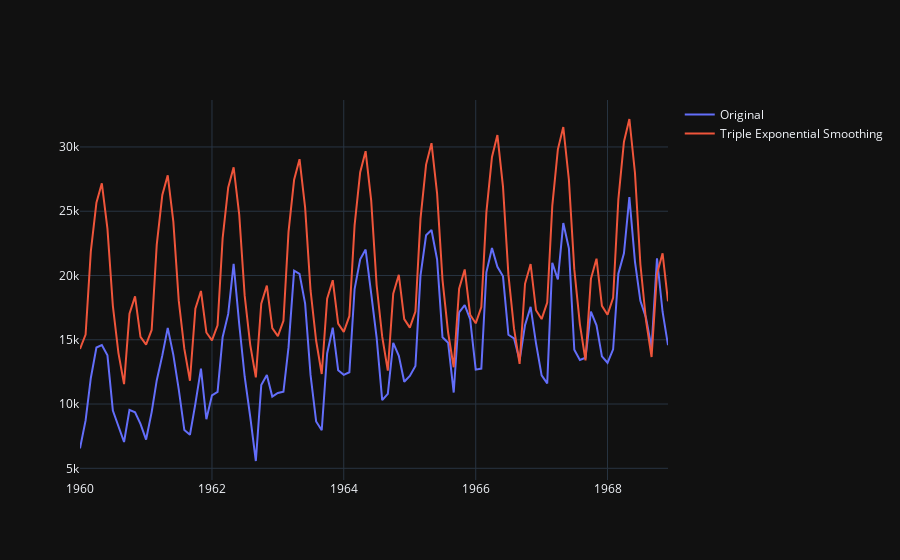

Source (notebook cell):
### Code cell
iplot(Figure(data=[Scatter(x = s.index,
                           y = s.values,
                           name = 'Original'),
                   Scatter(x=s.index,
                           y = predictions3,
                           name = 'Triple Exponential Smoothing')]))
